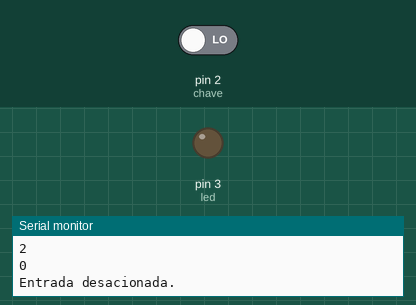
This sketch was run on a simulated Arduino Uno, built with avr-gcc and run on an emulated ATmega328P. Parts: output pins drawn as LEDs (lit = HIGH), the last lines printed to the serial monitor. Inputs (shaded band) come from the test bench; at power-on: pin 2 (chave) LOW.

Above: at 1.2 s.
1.3 s: pin 2 (chave) driven HIGH
At 2.4 s:
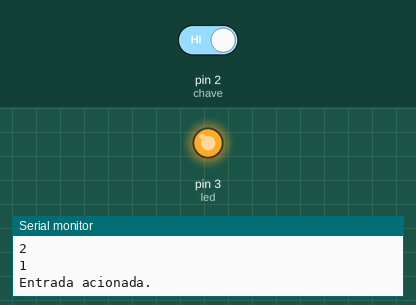
2.8 s: pin 2 (chave) driven LOW
At 3.9 s:
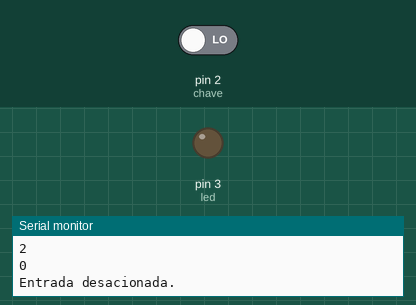
Timing chart, 0 to 5.8 s (numbered marks = the images above; inputs shaded):
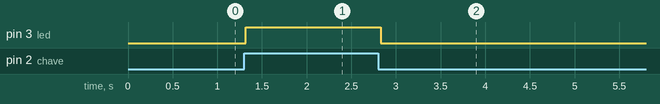

The sketch:

Aula01.ino
```cpp
#define chave 2  // define variavel chave na entrada 2
#define led 3  //  define variavel led  na saída 3


void setup()
{
 // configaração do microntrolador
 // será executado apenas uma vez

// configuração dos pinos
//pinMode(2,1);            //define a variavel chave como entrada
//pinMode (chave , 1) ;    //define a variavel chave como entrada
  pinMode(chave , INPUT);  //define a variavel chave como entrada
  pinMode(led, OUTPUT);    // define led como sáida
  Serial.begin(9600);
}
bool entrada,saida;// variavel global chamada entrada e saida

void loop()
{
  entrada = digitalRead(chave);

  if (entrada ==1)
  {
    saida = 1;
    Serial.println("Entrada acionada.");
  }
  else {
  saida = 0;
  Serial.println("Entrada desacionada.");
  }
  saida = entrada;
  digitalWrite(led, saida);
  Serial.println(chave);
   Serial.println(saida);

}
```

Measured:
- after the input at 1.3 s, pin 3 (led): LOW → HIGH at once
- after the input at 2.8 s, pin 3 (led): HIGH → LOW at once
